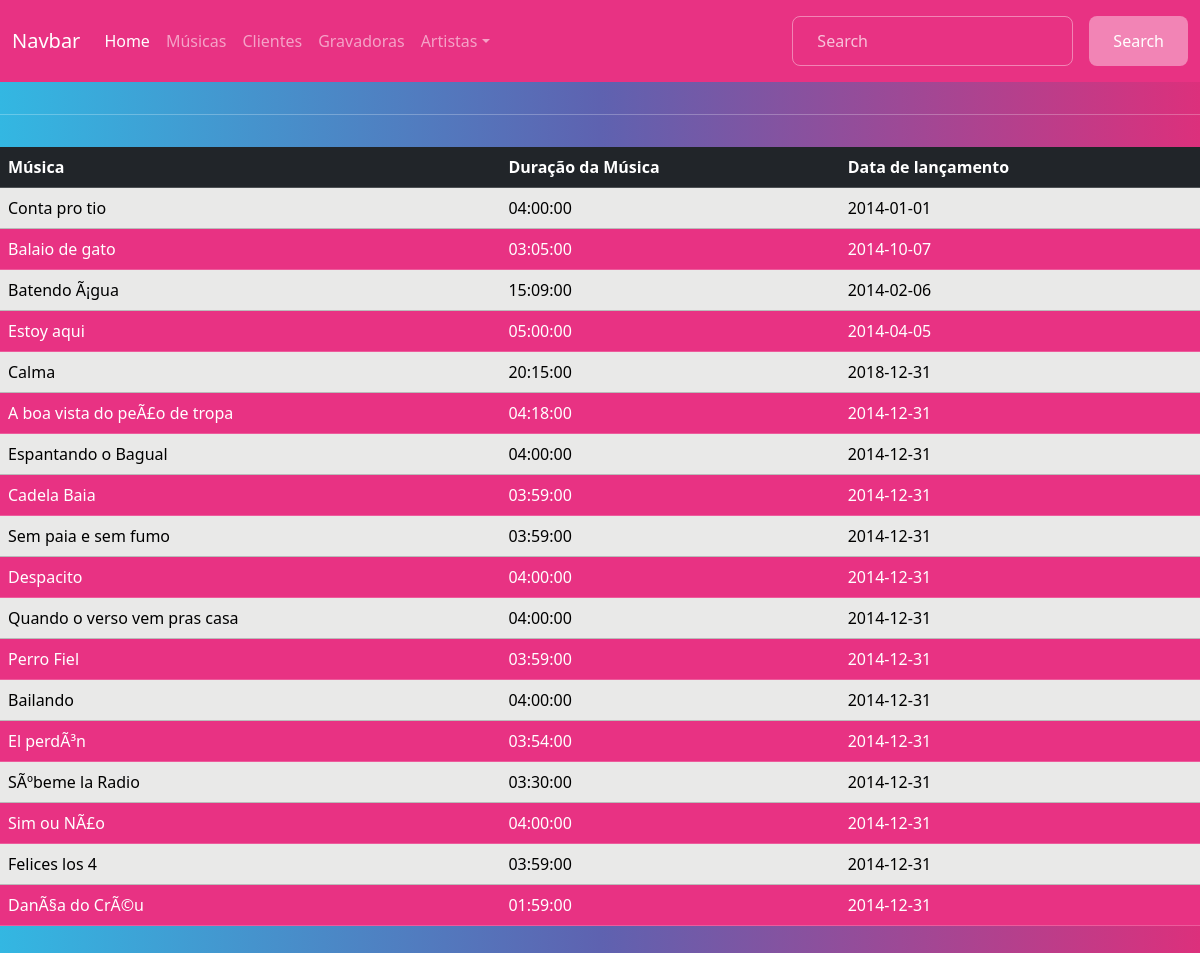
The page /musicas on the database as committed earlier.
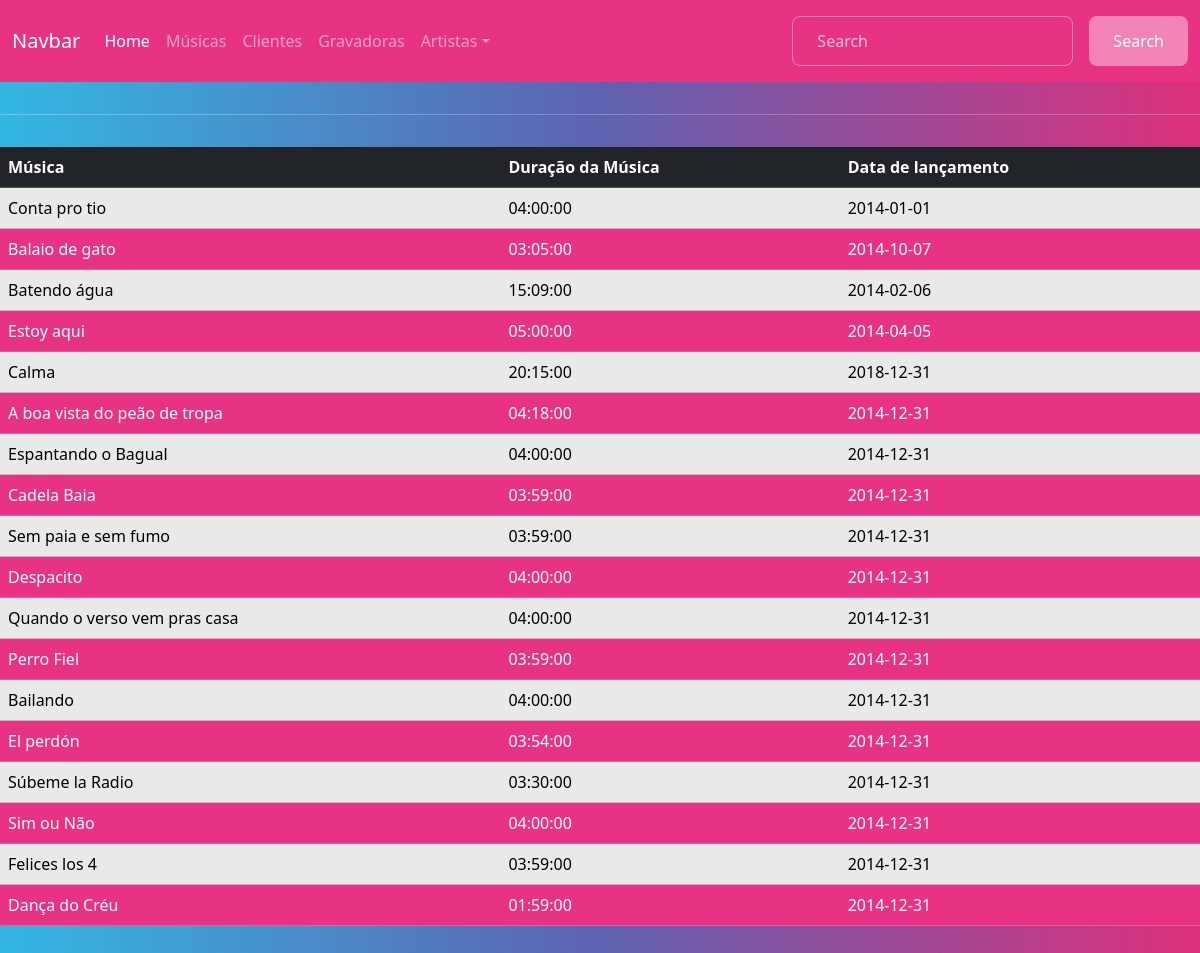
The same page on the database as committed later.
### tables this page shows
CREATE TABLE musicas (
  id integer PRIMARY KEY  autoincrement,
  nome varchar(45) NOT NULL,
  duracao time NOT NULL,
  generos_id integer NOT NULL,
  lancamento date DEFAULT NULL,
  created timestamp NULL DEFAULT NULL,
  modified timestamp NULL DEFAULT NULL
);

### routes/musicas.py (the view)
@bp.route('/musicas', methods=['POST', 'GET'])
def handle__musicas():
    if request.method == 'GET':
        return get_musicas()
    elif request.method == 'POST':
        return add_musica()

### db/database.py (called while the page is built)
def get_db():
    if 'db' not in g:
        g.db = sqlite3.connect(DATABASE)
        g.db.row_factory = sqlite3.Row
    return g.db

### routes/musicas.py (called while the page is built)
def get_musicas():
    try:
        db = get_db()
        cursor = db.cursor()
        cursor.execute('SELECT * FROM musicas')
        dados = cursor.fetchall()
        return render_template("musicas.html", dados = dados)
    except sqlite3.Error as e:
        return jsonify({'error': str(e)}), 500
    finally:
        db.close()

### templates/musicas.html (shortened to what this page needs)
{% extends 'base.html' %}
{% block content %}
<table class="table table-dark">
    <thead>
      <tr>
        <th scope="col">Música</th>
        <th scope="col">Duração da Música</th>
        <th scope="col">Data de lançamento</th>
      </tr>
    {% for dado in dados %}
    <tr class="{% if loop.index is even %}table-primary{% else %}table-light{% endif %}">
        <td>{{ dado.nome }}</td>
        <td>{{ dado.duracao }}</td>
        <td>{{ dado.lancamento }}</td>
    </tr>
    {% endfor %}
</table>
{% endblock %}

### templates/base.html (shortened to what this page needs)
<!DOCTYPE html>
<html lang="en">
<head>
     {% block head %}
        {% block styles %}
            <link rel="stylesheet" type="text/css"
            href="{{url_for('static', filename='css/bootstrap.min.css')}}">
        {% endblock %}
        {% endblock %}
</head>
<body>
    <nav class="navbar navbar-expand-lg bg-primary" data-bs-theme="dark">
        <div class="container-fluid">
          <a class="navbar-brand" href="#">Navbar</a>
          <div class="collapse navbar-collapse" id="navbarColor01">
            <ul class="navbar-nav me-auto">
              <li class="nav-item">
                <a class="nav-link active" href="/">Home
                </a>
              </li>
              <li class="nav-item">
                <a class="nav-link" href="/musicas">Músicas</a>
              </li>
              <li class="nav-item">
                <a class="nav-link" href="/clientes">Clientes</a>
              </li>
              <li class="nav-item">
                <a class="nav-link" href="/gravadoras">Gravadoras</a>
              </li>
              <li class="nav-item dropdown">
                <a class="nav-link dropdown-toggle" data-bs-toggle="dropdown" href="#" role="button" aria-haspopup="true" aria-expanded="false">Artistas</a>
              </li>
            </ul>
            <form class="d-flex">
              <input class="form-control me-sm-2" type="search" placeholder="Search">
              <button class="btn btn-secondary my-2 my-sm-0" type="submit">Search</button>
            </form>
          </div>
        </div>
      </nav>
    <hr>
    <div class="content">
        {% block content %} {% endblock %}
    </div>
</body>
</html>

Rows that differ between the two databases and show on the page:
changed musicas: nome "Batendo Ã¡gua" → "Batendo água"
changed musicas: nome "A boa vista do peÃ£o de tropa" → "A boa vista do peão de tropa"
changed musicas: nome "El perdÃ³n" → "El perdón"
changed musicas: nome "SÃºbeme la Radio" → "Súbeme la Radio"
changed musicas: nome "Sim ou NÃ£o" → "Sim ou Não"
changed musicas: nome "DanÃ§a do CrÃ©u" → "Dança do Créu"
